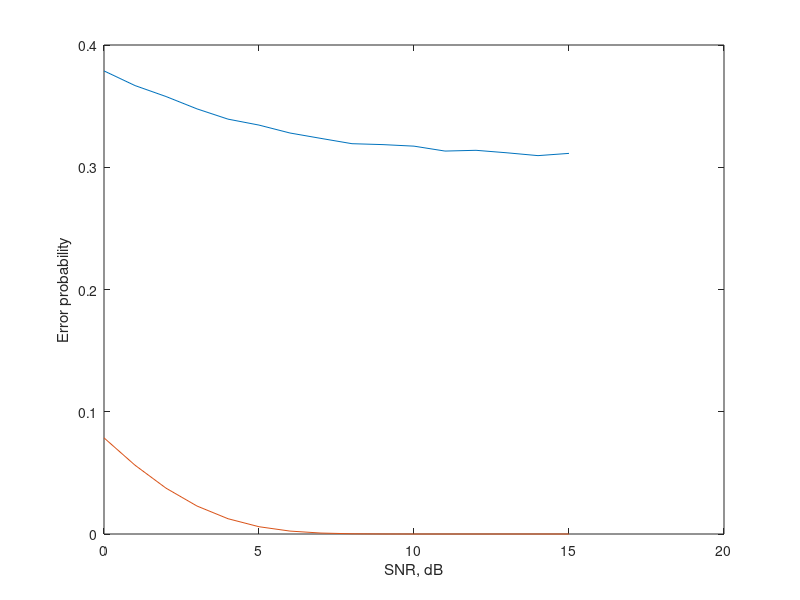

The MATLAB source for this figure:


signal = fopen('outputp.txt');
s = textscan(signal,'%f\t%f');
theory = fopen('theoretical_output.txt');
t = textscan(theory,'%f\t%f');

figure();
plot(s{1},s{2}); xlabel('SNR, dB'); ylabel('Error probability');
hold on;
plot(t{1},t{2});
hold off;

fclose(signal);

















































